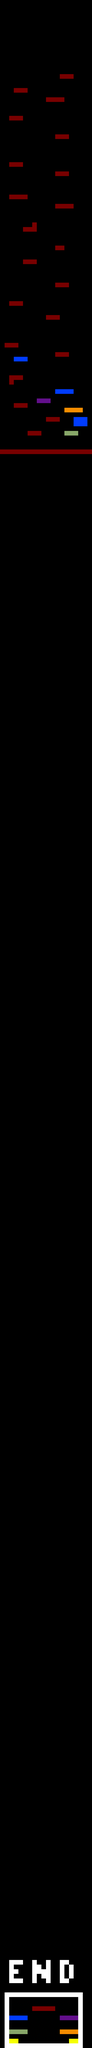

Rendered tile map (Tiled .tmx) drawn with the repository's tilesets; below, a short description and the map source with its tile grids summarised:
An orthogonal 20x442 tile map with 32x32 px tiles, 2 tile layers (Background, Foreground) and 15 objects (2x yellow, hero, color_change, jump_color_change, red, ...).

<map version="1.0" orientation="orthogonal" renderorder="right-down" width="20" height="442" tilewidth="32" tileheight="32" backgroundcolor="#000000" nextobjectid="280">
 <tileset firstgid="1" name="Level" tilewidth="32" tileheight="32">
  <image source="../img/map/tiles.png" width="128" height="64" />
 </tileset>
 <layer name="Background" width="20" height="442">
  <data>[8840 cells, 6919 non-empty, 8 distinct tile ids]</data>
 </layer>
 <layer name="Foreground" width="20" height="442">
  <data>[8840 cells, 97 non-empty, 3 distinct tile ids]</data>
 </layer>
 <objectgroup name="Entities">
  <object id="200" name="hero" x="288" y="14080" width="32" height="32" />
  <object id="278" name="color_change" x="192" y="14080" width="32" height="32" />
  <object id="279" name="jump_color_change" x="384" y="14080" width="32" height="32" />
 </objectgroup>
 <objectgroup name="Bonus" />
 <objectgroup name="collision layer">
  <object id="264" x="32" y="14112" width="544" height="32" />
  <object id="265" x="544" y="13760" width="32" height="352" />
  <object id="266" x="32" y="13760" width="512" height="32" />
  <object id="267" x="32" y="13792" width="32" height="320" />
  <object id="268" x="64" y="14080" width="32" />
  <object id="269" type="red" x="224" y="13856" width="160" height="32" />
  <object id="271" type="purple" x="416" y="13920" width="128" height="32" />
  <object id="273" type="blue" x="64" y="13920" width="128" height="32" />
  <object id="274" type="orange" x="416" y="14016" width="128" height="32" />
  <object id="275" type="green" x="64" y="14016" width="128" height="32" />
  <object id="276" type="yellow" x="480" y="14080" width="64" height="32" />
  <object id="277" type="yellow" x="64" y="14080" width="64" height="32" />
 </objectgroup>
</map>
